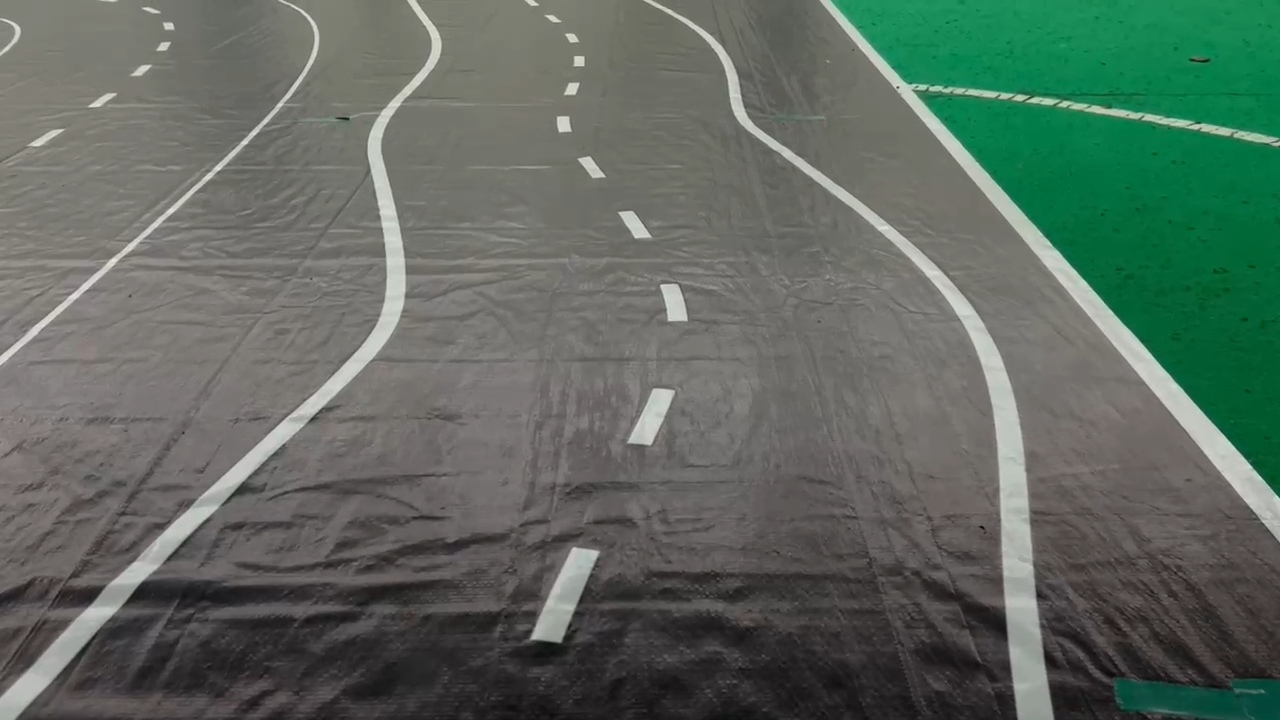
#> input picture IRIS-FP1/assets/arena.png, 1280 x 720 px
$ python -i detect_video_turndegree_asyncio.py   (imports and definitions only)
#> lines starting #> are read from the running program, lines starting #| are printed output that depends on the picture; after the words box and inside, x2 and y2 are one past the last pixel; in counts of white or black regions, pixels touching at a corner belong together
#> further down, picture is the input picture: shape (720, 1280, 3); mean B, G, R 95.9, 105.2, 93.5
import cv2
import numpy as np
import time
import math

import json
import websockets
import base64
import asyncio

ws_url = "ws://127.0.0.1:8765"

# [10 lines not run here, left out]

class LaneProcessor:
    def __init__(self):
        self.prev_gray_bev = None
        self.prev_points = None
        self.last_frame_time = time.time()
        self.kecepatan_optical_flow_cms = 0.0
        self.CM_PER_PIXEL_Y = 10.0 / 100.0
        self.total_distance_meters = 0.0

        # Optical Flow parameters (Lucas-Kanade)
        self.lk_params = dict(
            winSize = (15,15), # Ukuran window pelacakan
            maxLevel = 2,       # Level piramida
            criteria = (cv2.TERM_CRITERIA_EPS | cv2.TERM_CRITERIA_COUNT, 10, 0.03)
        )

        # Good Features to Track parameters
        self.feature_params = dict(
            maxCorners = 100,    # Jumlah maks fitur
            qualityLevel = 0.3,  # Kualitas minimum
            minDistance = 7,     # Jarak minimum antar fitur
            blockSize = 7
        )

        # Count current frame
        self.current_frame = 0

    def _draw_fit_line(self, img, line_params, y_top, y_bottom, color, thickness):
        if line_params is None or len(line_params) < 4:
            return
        vx = line_params[0][0]; vy = line_params[1][0]
        x = line_params[2][0]; y = line_params[3][0]
        if vy == 0: return
        x1 = int(x + (y_bottom - y) * vx / vy); y1 = y_bottom
        x2 = int(x + (y_top - y) * vx / vy); y2 = y_top
        cv2.line(img, (x1, y1), (x2, y2), color, thickness)

    def _get_line_angle(self, line_params):
        if line_params is None or len(line_params) < 4:
            return 0.0
        vx = line_params[0][0]; vy = line_params[1][0]
        if vy > 0: vx = -vx; vy = -vy
        angle_deg = np.degrees(np.arctan2(vy, vx))
        return angle_deg

    def process_frame(self, image):
        # Force to 640x480 for faster processing
        # height, width = image.shape[:2]
        # if height >= 480 or width >= 640:
        #     image = cv2.resize(image, (int(640), int(480)), interpolation=cv2.INTER_AREA)

        # Count current frame
        self.current_frame += 1

        height, width = image.shape[:2]
#> height = 720; width = 1280

        # Blur image to reduce noise
        image = cv2.GaussianBlur(image, (5, 5), 0)

        # Convert to HSV color space
        hsv = cv2.cvtColor(image, cv2.COLOR_BGR2HSV)
#> hsv: shape (720, 1280, 3); mean H, S, V 44.4, 43.3, 107.2
        # cv2.imshow("HSV Image", hsv)

        # Get road lane by inverting the green color mask
        lower_green = (33, 50, 50)
        upper_green = (85, 255, 255)
        mask = cv2.inRange(hsv, lower_green, upper_green)
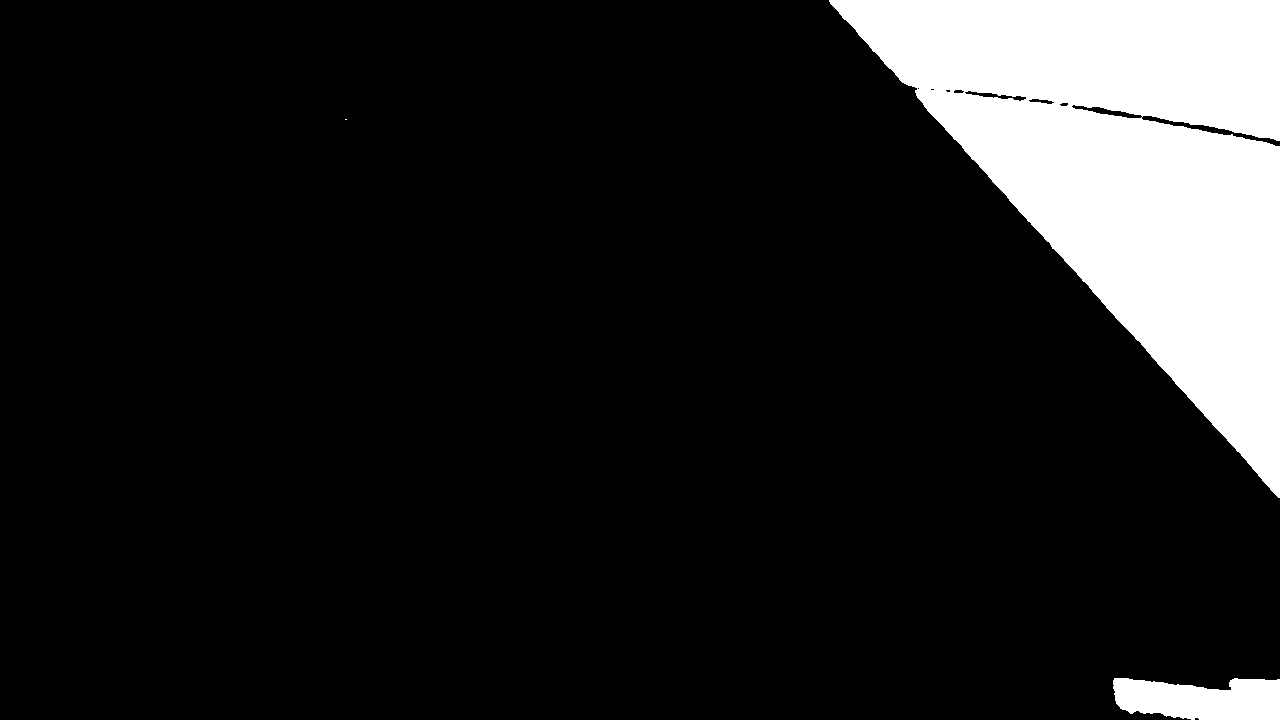
#> mask: shape (720, 1280); 12.7% white; 3 white regions (1 under 20 px), largest, box (x1, y1, x2, y2) and area: (829, 0, 1280, 498) 111476, (1113, 678, 1280, 720) 5742
        inverted_mask = cv2.bitwise_not(mask)
        # cv2.imshow("Inverted Green Mask", inverted_mask)

        # Get lane lines by converting to grayscale and applying Canny edge detection
        gray = cv2.cvtColor(image, cv2.COLOR_BGR2GRAY)
        edges = cv2.Canny(gray, 170, 255)
#> edges: shape (720, 1280); 1.1% white in thin lines or dots
        # cv2.imshow("Canny Edges", edges)

        # Combine the inverted green mask and Canny edges
        road_lane = cv2.bitwise_and(inverted_mask, edges)
#> road_lane: shape (720, 1280); 0.9% white in thin lines or dots
        # cv2.imshow("Road Lane", road_lane)

        # ROI to focus on the road area
        # edges = road that has been canny edge detected
        mask_roi = np.zeros_like(edges)

        # UNTUK 1280x720 VIDEO
        bottom_left  = (0, height)        # Kiri bawah
#> bottom_left = (0, 720)
        bottom_right = (width, height)       # Kanan bawah
#> bottom_right = (1280, 720)
        top_left     = (int(width * 0.2), 280)
#> top_left = (256, 280)
        top_right    = (int(width * 0.8), 280)
#> top_right = (1024, 280)
        y_top_roi = top_right[1]
#> y_top_roi = 280

        # [8 lines of commented-out code are left out]
        src_view = np.float32([top_left, top_right, bottom_right, bottom_left])
        dst_view = np.float32([[0,0], [width,0], [width,height], [0,height]])
        M_perspective = cv2.getPerspectiveTransform(src_view, dst_view)
        bev_image = cv2.warpPerspective(road_lane, M_perspective,
                                            (bottom_right[0], bottom_right[1]))
        # cv2.imshow("Bird's Eye View", bev_image)

        # Do BEV on original image as well, for contour drawing
        image_to_bev = cv2.warpPerspective(image, M_perspective,
                                            (bottom_right[0], bottom_right[1]))
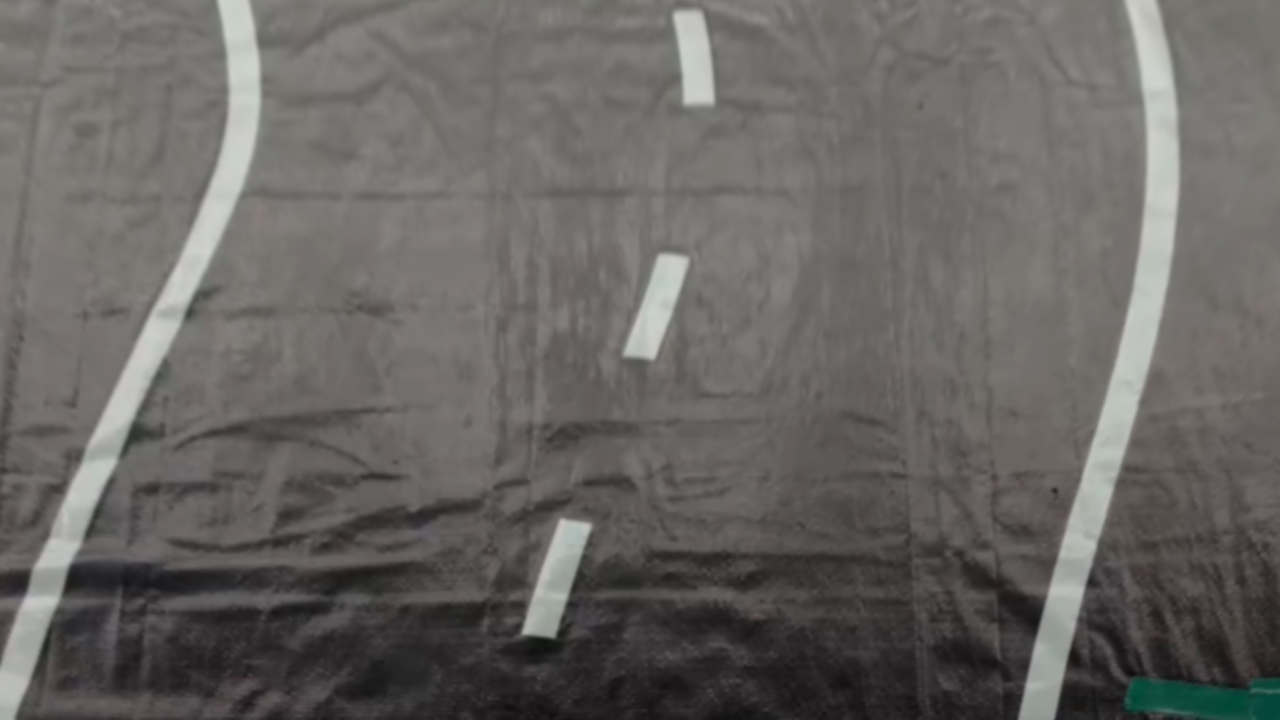
#> image_to_bev: shape (720, 1280, 3); mean of channels 0, 1, 2 98.7, 101.2, 103.3; drawn as B, G, R

        # Speed calculation using Optical Flow
        # In each 15 frames, calculate speed once
        current_time = time.time() # Catat waktu frame ini
        dt = current_time - self.last_frame_time # 1. Hitung selisih waktu (dt)
        current_frame_distance = 0.0         # Jarak khusus di frame ini

        current_gray_bev = bev_image
        # PyrLK Optical Flow
        if self.prev_points is None or len(self.prev_points) < 20:
            if self.prev_gray_bev is None:
                # Ini frame pertama, belum ada 'self.prev_gray_bev'
                pass
            # Cari fitur bagus di frame sebelumnya
            self.prev_points = cv2.goodFeaturesToTrack(self.prev_gray_bev, mask=None, **self.feature_params)

        # Jika kita punya frame lama DAN poin lama, lacak!
        if self.prev_gray_bev is not None and self.prev_points is not None and dt > 0 and self.current_frame % 30 == 0:
            # Hitung optical flow
            new_points, status, error = cv2.calcOpticalFlowPyrLK(
                self.prev_gray_bev,
                current_gray_bev,
                self.prev_points,
                None,
                **self.lk_params
            )

            if new_points is not None:
                # Filter poin yang berhasil dilacak (status == 1)
                good_new = new_points[status == 1]
                good_old = self.prev_points[status == 1]

                if len(good_new) > 0:
                    # Hitung pergerakan Y rata-rata
                    dy_vector = good_new[:, 1] - good_old[:, 1]
                    avg_dy_pixels = np.mean(dy_vector)

                    # Hitung Kecepatan (Jarak / Waktu)
                    current_frame_distance = avg_dy_pixels * self.CM_PER_PIXEL_Y
                    self.kecepatan_optical_flow_cms = current_frame_distance / dt

                # Update poin untuk dilacak di iterasi berikutnya
                self.prev_points = good_new.reshape(-1, 1, 2)
            else:
                self.prev_points = None # Gagal melacak, cari ulang di frame berikutnya

        # Jarak
        self.total_distance_meters += current_frame_distance / 100.0

        # Simpan frame & waktu saat ini untuk iterasi berikutnya
        self.prev_gray_bev = current_gray_bev
        self.last_frame_time = current_time

        # Find contours in the masked
        contours, _ = cv2.findContours(bev_image, cv2.RETR_TREE, cv2.CHAIN_APPROX_SIMPLE)
#> contours = 12 contours, 1 with area under 20; largest, box (x1, y1, x2, y2) and area: (518, 518, 593, 639) 4346, (522, 519, 591, 638) 3818, (672, 6, 717, 108) 3234, (13, 0, 263, 720) 2585, (0, 0, 232, 668) 2520

        min_area_threshold = 40   # VERY SMALL contours (noise)
        max_area_threshold = 450  # Unwanted bigger noise

        center_x = width // 2
#> center_x = 640
        # center_x = 300  # Manually set after ROI observation

        left_lane_points = []
        right_lane_points = []
        unknown_lane_points = []
        for cnt in contours:
            # 1. Filter based on Area
            area = cv2.contourArea(cnt)
            # if area < min_area_threshold or area > max_area_threshold:
            # if area > max_area_threshold:
            if area < min_area_threshold:
                continue

            # 2. Filter based on left/right position
            M = cv2.moments(cnt)
            if M["m00"] == 0:
                continue

            # Dapatkan titik tengah kontur
            cx = int(M["m10"] / M["m00"])

            # Left lane = Too far left
            if cx <= (center_x - 350):
                left_lane_points.extend(cnt)
                continue

            # Right lane = Too far right
            if cx >= (center_x + 350):
                right_lane_points.extend(cnt)
                continue

            # Obstacle lane = Near center
            if not ((center_x - 100) < cx < (center_x + 100)):
                unknown_lane_points.extend(cnt)
                continue
#> this loop made 12 passes
#> (area, cx) on passes 1, 2, 3, 4, 5, 6, 7, 9, 10, 11, 12: (237.5, 1076), (4346, 555), (3818.5, 555), (74.5, 1107), (711, 656), (3234.5, 694), (2499, 694), (1029, 1171), (1588, 1116), (2585, 160), (2520, 136)
#> after the loop, left_lane_points = 2265 items, first 6: [[247, 0]], [[247, 1]], [[248, 2]], [[248, 5]], [[249, 6]], [[249, 10]]; right_lane_points = 1946 items, first 6: [[1099, 534]], [[1098, 535]], [[1098, 537]], [[1097, 538]], [[1097, 540]], [[1096, 541]]; unknown_lane_points = []

        contour_image = image_to_bev.copy()

        left_line_params = None
        right_line_params = None
        left_angle = -90.0  # Default lurus
        right_angle = -90.0 # Default lurus

        if left_lane_points:
            left_contour = np.array(left_lane_points)
#> left_contour = contour of 2265 points, box (x1, y1, x2, y2) (0, 0, 263, 720), area 5105
            cv2.drawContours(contour_image, [left_contour], -1, (255, 0, 0), 3)

            # Gambar garis biru
            left_line_params = cv2.fitLine(left_contour, cv2.DIST_L2, 0, 0.01, 0.01)
#> left_line_params = [0.372, -0.928, 147.6, 347.3]
            self._draw_fit_line(contour_image, left_line_params, y_top_roi, height, (255, 0, 0), 3)
#> in _draw_fit_line, `vx = line_params[0][0]`: vx = 0.372
#> in _draw_fit_line, `vy = line_params[1][0]`: vy = -0.928
#> in _draw_fit_line, `x = line_params[2][0]`: x = 147.6
#> in _draw_fit_line, `y = line_params[3][0]`: y = 347.3
#> in _draw_fit_line, `x1 = int(x + (y_bottom - y) * vx / vy)`: x1 = -1
#> in _draw_fit_line, `x2 = int(x + (y_top - y) * vx / vy)`: x2 = 174

        if right_lane_points:
            right_contour = np.array(right_lane_points)
#> right_contour = contour of 1946 points, box (x1, y1, x2, y2) (1017, 0, 1182, 720), area 13460
            cv2.drawContours(contour_image, [right_contour], -1, (0, 0, 255), 3)

            # Gambar garis merah
            right_line_params = cv2.fitLine(right_contour, cv2.DIST_L2, 0, 0.01, 0.01)
#> right_line_params = [0.182, -0.983, 1117.7, 336.2]
            self._draw_fit_line(contour_image, right_line_params, y_top_roi, height, (0, 0, 255), 3)
#> call 2 of _draw_fit_line, with line_params = array of shape (4, 1), y_top = 280, y_bottom = 720, color = (0, 0, 255), thickness = 3
#> in _draw_fit_line (call 2), `vx = line_params[0][0]`: vx = 0.182
#> in _draw_fit_line (call 2), `vy = line_params[1][0]`: vy = -0.983
#> in _draw_fit_line (call 2), `x = line_params[2][0]`: x = 1117.7
#> in _draw_fit_line (call 2), `y = line_params[3][0]`: y = 336.2
#> in _draw_fit_line (call 2), `x1 = int(x + (y_bottom - y) * vx / vy)`: x1 = 1046
#> in _draw_fit_line (call 2), `x2 = int(x + (y_top - y) * vx / vy)`: x2 = 1128
#> in _draw_fit_line (call 2), `cv2.line(img, (x1, y1), (x2, y2), color, thickness)`:
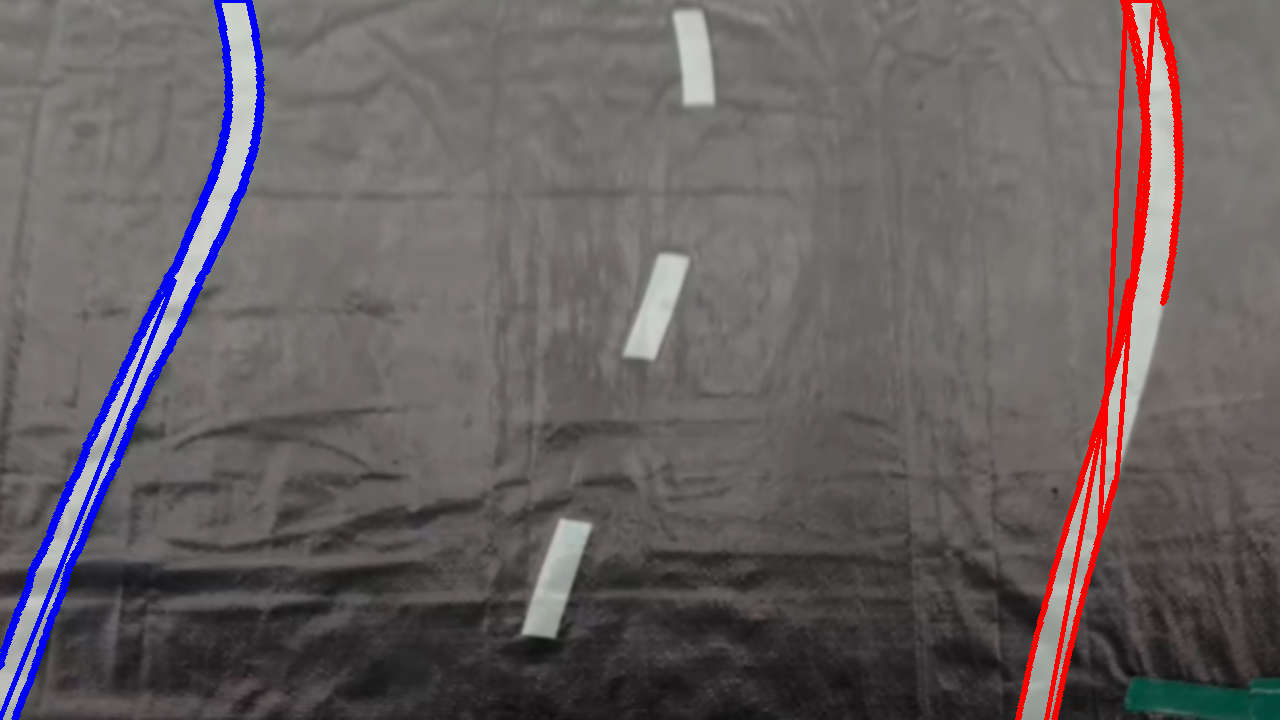
#> img: shape (720, 1280, 3); mean of channels 0, 1, 2 98, 96.3, 102.7; drawn as B, G, R

        if unknown_lane_points:
            cv2.drawContours(contour_image, unknown_lane_points, -1, (0, 255, 255), 3)

        cv2.putText(contour_image, f"Speed: {self.kecepatan_optical_flow_cms:.2f} cm/s", (50, 100),
            cv2.FONT_HERSHEY_SIMPLEX, 1, (0, 255, 0), 2, cv2.LINE_AA)

        # Calculate angles
        if left_line_params is None or right_line_params is None:
            turn_degree = 0.0
            turn_degree_msg = "Turn degree is unknown right now vro"
        else:
            left_angle = self._get_line_angle(left_line_params)
#> in _get_line_angle, `vx = line_params[0][0]`: vx = 0.372
#> in _get_line_angle, `vy = line_params[1][0]`: vy = -0.928
#> in _get_line_angle, `angle_deg = np.degrees(np.arctan2(vy, vx))`: angle_deg = -68.18
#> left_angle = -68.18
            right_angle = self._get_line_angle(right_line_params)
#> right_angle = -79.52

            avg_angle = (left_angle + right_angle) / 2.0
#> avg_angle = -73.85
            turn_degree = avg_angle - (-90.0) # Deviasi from horizontal straight (-90 deg)
#> turn_degree = 16.15
            turn_degree_msg = f"Turn Degree: {turn_degree:.2f} deg"
#> turn_degree_msg = 'Turn Degree: 16.15 deg'

        cv2.putText(contour_image, turn_degree_msg, (50, 50),
            cv2.FONT_HERSHEY_SIMPLEX, 1, (0, 255, 0), 2, cv2.LINE_AA)


        cv2.putText(contour_image, f"Jarak: {self.total_distance_meters:.2f} m", (50, 150),
            cv2.FONT_HERSHEY_SIMPLEX, 1, (0, 255, 0), 2, cv2.LINE_AA)

        # Determine road status
        if left_lane_points and right_lane_points:
            road_status = "Detected"
        elif left_lane_points or right_lane_points:
            road_status = "Partial"
        else:
            road_status = "Lost"

        # Determine obstacle presence
        obstacle_status = False
        if unknown_lane_points:
            obstacle_status = True

        cv2.putText(contour_image, f"Road status: {road_status}", (50, 200),
            cv2.FONT_HERSHEY_SIMPLEX, 1, (0, 255, 0), 2, cv2.LINE_AA)
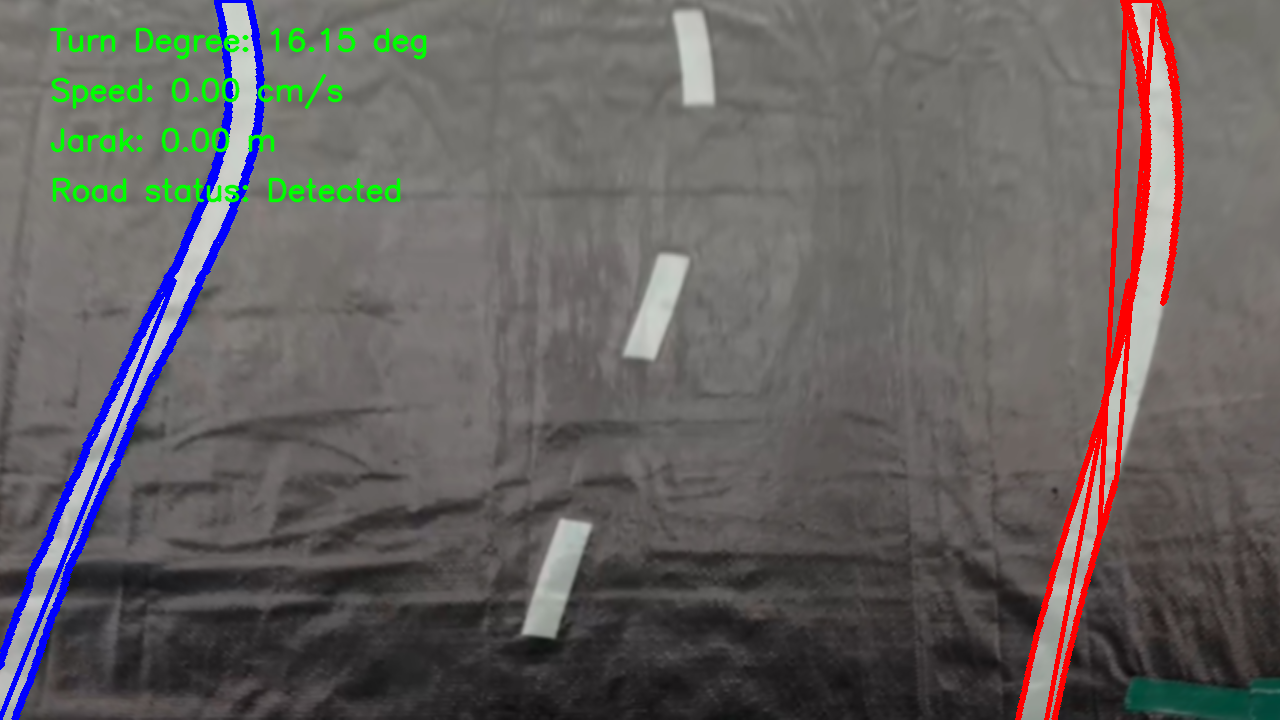
#> contour_image: shape (720, 1280, 3); mean of channels 0, 1, 2 96.8, 97.7, 101.5; drawn as B, G, R

        # cv2.imshow("Contours", contour_image)

        return (image_to_bev, contour_image, road_status, obstacle_status,
                turn_degree, self.kecepatan_optical_flow_cms , self.total_distance_meters)


# [62 lines not run here, left out]

>>> import cv2
>>> picture = cv2.imread('../../assets/arena.png')
>>> result = LaneProcessor().process_frame(picture)
#> result = 7 items
